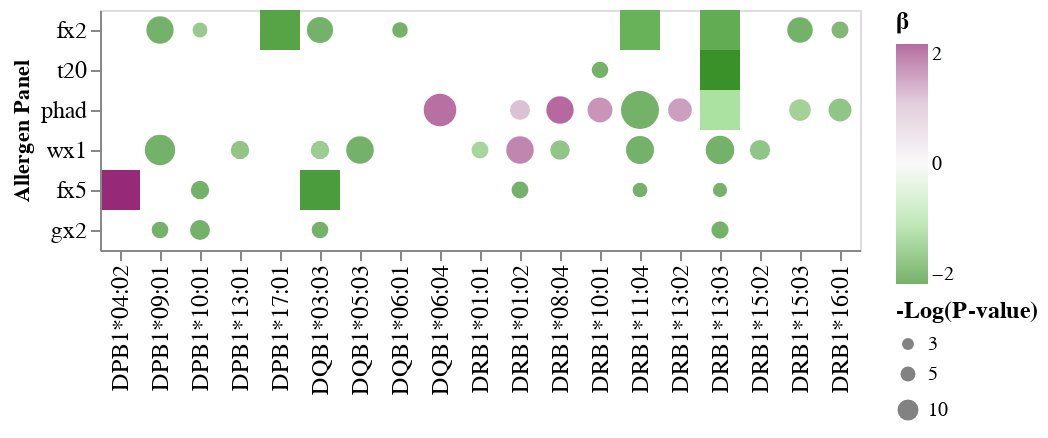

The notebook cell this image was saved under:
### Code cell
colScl = ('#3A912A','#A4DF99','#F7F7F7','#D6BACE','#962A78')
both = alt.Chart(aggCurated[aggCurated.Typing=="Both"]).mark_point(filled=True).encode(
    x=alt.X('allele',sort=list(gxM1.data2d.columns),axis=alt.Axis(labelFontSize=12,title='')),
    y=alt.Y('allergenP',sort=list(gxM1.data2d.index),axis=alt.Axis(labelFontSize=12,title="Allergen Panel")),
    color=alt.Color('coef',scale=alt.Scale(domain=[-2,-1,0,1,2],range=colScl,clamp=True)),
    size=alt.Size('nlog10_Pval',legend=alt.Legend(values=[3,5,10],title='-Log(P-value)',titleFontSize=12)),
    tooltip=['allele','coef']
)
anyOne = alt.Chart(aggCurated[aggCurated.Typing!="Both"]).mark_rect(filled=True,size=10).encode(
    x=alt.X('allele',sort=list(gxM1.data2d.columns)),
    y=alt.Y('allergenP',sort=list(gxM1.data2d.index)),
    color=alt.Color('coef',scale=alt.Scale(domain=[-2,-1,0,1,2],range=colScl,clamp=True),legend=alt.Legend(title='\u03b2',titleFontSize=12)),
    size=alt.Size('nlog10_Pval',legend=alt.Legend(values=[3,5,10])),
    tooltip=['allele','coef','Typing','nlog10_Pval']
)
model1_mono = anyOne+both
model1_mono

### Figure 1 — Vega-Lite specification as saved in the notebook (floating-point values rounded to 4 significant figures)
{"config": {"view": {"continuousWidth": 400, "continuousHeight": 300}}, "layer": [{"data": {"name": "data-ceccc0598c7713576768e51155ba4012"}, "mark": {"type": "rect", "filled": true, "size": 10}, "encoding": {"color": {"type": "quantitative", "field": "coef", "legend": {"title": "β", "titleFontSize": 12}, "scale": {"clamp": true, "domain": [-2, -1, 0, 1, 2], "range": ["#3A912A", "#A4DF99", "#F7F7F7", "#D6BACE", "#962A78"]}}, "size": {"type": "quantitative", "field": "nlog10_Pval", "legend": {"values": [3, 5, 10]}}, "tooltip": [{"type": "nominal", "field": "allele"}, {"type": "quantitative", "field": "coef"}, {"type": "nominal", "field": "Typing"}, {"type": "quantitative", "field": "nlog10_Pval"}], "x": {"type": "nominal", "field": "allele", "sort": ["DPB1*04:02", "DPB1*09:01", "DPB1*10:01", "DPB1*13:01", "DPB1*17:01", "DQB1*03:03", "DQB1*05:03", "DQB1*06:01", "DQB1*06:04", "DRB1*01:01", "DRB1*01:02", "DRB1*08:04", "DRB1*10:01", "DRB1*11:04", "DRB1*13:02", "DRB1*13:03", "DRB1*15:02", "DRB1*15:03", "DRB1*16:01"]}, "y": {"type": "nominal", "field": "allergenP", "sort": ["fx2", "t20", "phad", "wx1", "fx5", "gx2"]}}}, {"data": {"name": "data-c5263b228cd2911fece1c74abcaa494a"}, "mark": {"type": "point", "filled": true}, "encoding": {"color": {"type": "quantitative", "field": "coef", "scale": {"clamp": true, "domain": [-2, -1, 0, 1, 2], "range": ["#3A912A", "#A4DF99", "#F7F7F7", "#D6BACE", "#962A78"]}}, "size": {"type": "quantitative", "field": "nlog10_Pval", "legend": {"title": "-Log(P-value)", "titleFontSize": 12, "values": [3, 5, 10]}}, "tooltip": [{"type": "nominal", "field": "allele"}, {"type": "quantitative", "field": "coef"}], "x": {"type": "nominal", "axis": {"labelFontSize": 12, "title": ""}, "field": "allele", "sort": ["DPB1*04:02", "DPB1*09:01", "DPB1*10:01", "DPB1*13:01", "DPB1*17:01", "DQB1*03:03", "DQB1*05:03", "DQB1*06:01", "DQB1*06:04", "DRB1*01:01", "DRB1*01:02", "DRB1*08:04", "DRB1*10:01", "DRB1*11:04", "DRB1*13:02", "DRB1*13:03", "DRB1*15:02", "DRB1*15:03", "DRB1*16:01"]}, "y": {"type": "nominal", "axis": {"labelFontSize": 12, "title": "Allergen Panel"}, "field": "allergenP", "sort": ["fx2", "t20", "phad", "wx1", "fx5", "gx2"]}}}], "$schema": "https://vega.github.io/schema/vega-lite/v4.8.1.json", "datasets": {"data-ceccc0598c7713576768e51155ba4012": [{"coef": 2.463, "[0.025": 1.845, "0.975]": 3.08, "nlog10_Pval": 8.839, "allele": "DPB1*04:02", "allergenP": "fx5", "Typing": "HLA-PRG"}, {"coef": -1.755, "[0.025": -2.213, "0.975]": -1.299, "nlog10_Pval": 7.664, "allele": "DPB1*17:01", "allergenP": "fx2", "Typing": "HLA-HD"}, {"coef": -1.85, "[0.025": -2.438, "0.975]": -1.268, "nlog10_Pval": 3.684, "allele": "DQB1*03:03", "allergenP": "fx5", "Typing": "HLA-HD"}, {"coef": -1.576, "[0.025": -2.039, "0.975]": -1.106, "nlog10_Pval": 5.021, "allele": "DRB1*11:04", "allergenP": "fx2", "Typing": "HLA-PRG"}, {"coef": -1.637, "[0.025": -2.074, "0.975]": -1.199, "nlog10_Pval": 7.181, "allele": "DRB1*13:03", "allergenP": "fx2", "Typing": "HLA-HD"}, {"coef": -0.9175, "[0.025": -1.199, "0.975]": -0.637, "nlog10_Pval": 4.514, "allele": "DRB1*13:03", "allergenP": "phad", "Typing": "HLA-HD"}, {"coef": -2.059, "[0.025": -2.679, "0.975]": -1.433, "nlog10_Pval": 4.517, "allele": "DRB1*13:03", "allergenP": "t20", "Typing": "HLA-PRG"}], "data-c5263b228cd2911fece1c74abcaa494a": [{"coef": -3.111, "[0.025": -3.72, "0.975]": -2.509, "nlog10_Pval": 17.27, "allele": "DPB1*09:01", "allergenP": "fx2", "Typing": "Both"}, {"coef": -2.576, "[0.025": -3.289, "0.975]": -1.882, "nlog10_Pval": 6.169, "allele": "DPB1*09:01", "allergenP": "gx2", "Typing": "Both"}, {"coef": -2.746, "[0.025": -3.239, "0.975]": -2.252, "nlog10_Pval": 21.42, "allele": "DPB1*09:01", "allergenP": "wx1", "Typing": "Both"}, {"coef": -1.545, "[0.025": -2.004, "0.975]": -1.088, "nlog10_Pval": 4.852, "allele": "DPB1*10:01", "allergenP": "fx2", "Typing": "Both"}, {"coef": -2.626, "[0.025": -3.319, "0.975]": -1.948, "nlog10_Pval": 7.59, "allele": "DPB1*10:01", "allergenP": "fx5", "Typing": "Both"}, {"coef": -2.389, "[0.025": -2.988, "0.975]": -1.793, "nlog10_Pval": 9.087, "allele": "DPB1*10:01", "allergenP": "gx2", "Typing": "Both"}, {"coef": -1.643, "[0.025": -2.068, "0.975]": -1.212, "nlog10_Pval": 7.655, "allele": "DPB1*13:01", "allergenP": "wx1", "Typing": "Both"}, {"coef": -4.588, "[0.025": -5.522, "0.975]": -3.644, "nlog10_Pval": 15.83, "allele": "DQB1*03:03", "allergenP": "fx2", "Typing": "Both"}, {"coef": -2.388, "[0.025": -3.061, "0.975]": -1.719, "nlog10_Pval": 6.178, "allele": "DQB1*03:03", "allergenP": "gx2", "Typing": "Both"}, {"coef": -1.489, "[0.025": -1.875, "0.975]": -1.102, "nlog10_Pval": 7.706, "allele": "DQB1*03:03", "allergenP": "wx1", "Typing": "Both"}, {"coef": -3.489, "[0.025": -4.173, "0.975]": -2.803, "nlog10_Pval": 17.61, "allele": "DQB1*05:03", "allergenP": "wx1", "Typing": "Both"}, {"coef": -2.385, "[0.025": -3.066, "0.975]": -1.695, "nlog10_Pval": 5.363, "allele": "DQB1*06:01", "allergenP": "fx2", "Typing": "Both"}, {"coef": 1.945, "[0.025": 1.615, "0.975]": 2.27, "nlog10_Pval": 24.8, "allele": "DQB1*06:04", "allergenP": "phad", "Typing": "Both"}, {"coef": -1.334, "[0.025": -1.703, "0.975]": -0.967, "nlog10_Pval": 6.376, "allele": "DRB1*01:01", "allergenP": "wx1", "Typing": "Both"}, {"coef": -2.837, "[0.025": -3.614, "0.975]": -2.05, "nlog10_Pval": 6.351, "allele": "DRB1*01:02", "allergenP": "fx5", "Typing": "Both"}, {"coef": 1.149, "[0.025": 0.865, "0.975]": 1.433, "nlog10_Pval": 9.162, "allele": "DRB1*01:02", "allergenP": "phad", "Typing": "Both"}, {"coef": 1.747, "[0.025": 1.406, "0.975]": 2.087, "nlog10_Pval": 17.54, "allele": "DRB1*01:02", "allergenP": "wx1", "Typing": "Both"}, {"coef": 2.009, "[0.025": 1.614, "0.975]": 2.401, "nlog10_Pval": 17.26, "allele": "DRB1*08:04", "allergenP": "phad", "Typing": "Both"}, {"coef": -1.618, "[0.025": -2.021, "0.975]": -1.211, "nlog10_Pval": 8.614, "allele": "DRB1*08:04", "allergenP": "wx1", "Typing": "Both"}, {"coef": 1.601, "[0.025": 1.264, "0.975]": 1.937, "nlog10_Pval": 14.34, "allele": "DRB1*10:01", "allergenP": "phad", "Typing": "Both"}, {"coef": -5.231, "[0.025": -6.678, "0.975]": -3.779, "nlog10_Pval": 6.129, "allele": "DRB1*10:01", "allergenP": "t20", "Typing": "Both"}, {"coef": -2.476, "[0.025": -3.212, "0.975]": -1.726, "nlog10_Pval": 4.753, "allele": "DRB1*11:04", "allergenP": "fx5", "Typing": "Both"}, {"coef": -2.501, "[0.025": -2.87, "0.975]": -2.128, "nlog10_Pval": 33.82, "allele": "DRB1*11:04", "allergenP": "phad", "Typing": "Both"}, {"coef": -2.483, "[0.025": -2.957, "0.975]": -2.008, "nlog10_Pval": 18.16, "allele": "DRB1*11:04", "allergenP": "wx1", "Typing": "Both"}, {"coef": 1.498, "[0.025": 1.171, "0.975]": 1.824, "nlog10_Pval": 12.89, "allele": "DRB1*13:02", "allergenP": "phad", "Typing": "Both"}, {"coef": -2.443, "[0.025": -3.164, "0.975]": -1.723, "nlog10_Pval": 4.44, "allele": "DRB1*13:03", "allergenP": "fx5", "Typing": "Both"}, {"coef": -3.358, "[0.025": -4.211, "0.975]": -2.459, "nlog10_Pval": 6.692, "allele": "DRB1*13:03", "allergenP": "gx2", "Typing": "Both"}, {"coef": -2.429, "[0.025": -2.882, "0.975]": -1.97, "nlog10_Pval": 18.91, "allele": "DRB1*13:03", "allergenP": "wx1", "Typing": "Both"}, {"coef": -1.655, "[0.025": -2.062, "0.975]": -1.248, "nlog10_Pval": 9.288, "allele": "DRB1*15:02", "allergenP": "wx1", "Typing": "Both"}, {"coef": -4.952, "[0.025": -5.974, "0.975]": -3.923, "nlog10_Pval": 15.04, "allele": "DRB1*15:03", "allergenP": "fx2", "Typing": "Both"}, {"coef": -1.407, "[0.025": -1.737, "0.975]": -1.077, "nlog10_Pval": 10.64, "allele": "DRB1*15:03", "allergenP": "phad", "Typing": "Both"}, {"coef": -1.866, "[0.025": -2.381, "0.975]": -1.351, "nlog10_Pval": 6.458, "allele": "DRB1*16:01", "allergenP": "fx2", "Typing": "Both"}, {"coef": -1.653, "[0.025": -2.021, "0.975]": -1.281, "nlog10_Pval": 12.12, "allele": "DRB1*16:01", "allergenP": "phad", "Typing": "Both"}]}}
